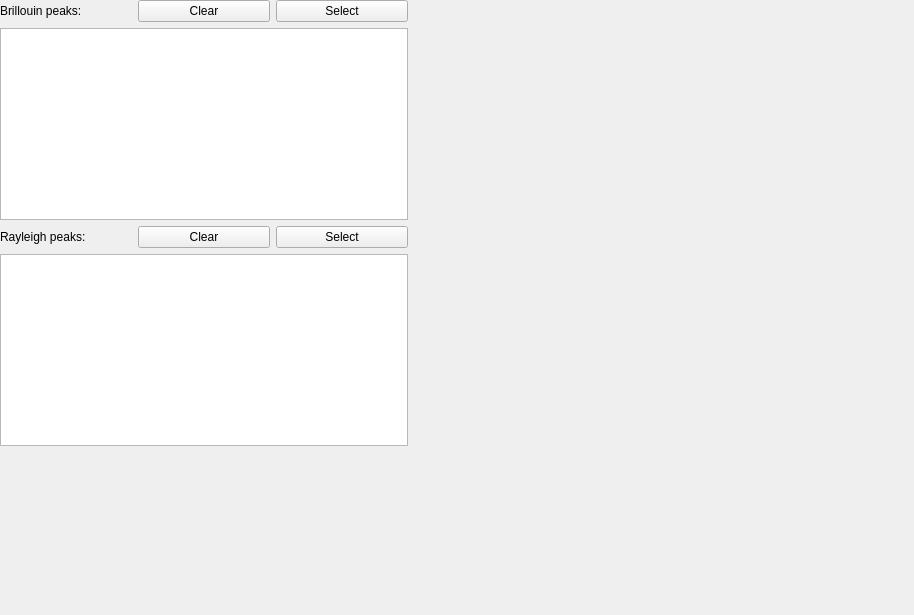
<?xml version="1.0" encoding="UTF-8"?>
<ui version="4.0">
 <class>peak_selection_view</class>
 <widget class="QWidget" name="peak_selection_view">
  <property name="geometry">
   <rect>
    <x>0</x>
    <y>0</y>
    <width>914</width>
    <height>615</height>
   </rect>
  </property>
  <property name="sizePolicy">
   <sizepolicy hsizetype="Preferred" vsizetype="Preferred">
    <horstretch>0</horstretch>
    <verstretch>0</verstretch>
   </sizepolicy>
  </property>
  <property name="windowTitle">
   <string>Form</string>
  </property>
  <layout class="QHBoxLayout" name="horizontalLayout_2">
   <property name="leftMargin">
    <number>0</number>
   </property>
   <property name="topMargin">
    <number>0</number>
   </property>
   <property name="rightMargin">
    <number>0</number>
   </property>
   <property name="bottomMargin">
    <number>0</number>
   </property>
   <item>
    <layout class="QHBoxLayout" name="horizontalLayout_5">
     <item>
      <layout class="QVBoxLayout" name="verticalLayout">
       <item>
        <widget class="QWidget" name="widget_Brillouin" native="true">
         <property name="sizePolicy">
          <sizepolicy hsizetype="Expanding" vsizetype="Preferred">
           <horstretch>0</horstretch>
           <verstretch>0</verstretch>
          </sizepolicy>
         </property>
         <property name="minimumSize">
          <size>
           <width>400</width>
           <height>0</height>
          </size>
         </property>
         <property name="maximumSize">
          <size>
           <width>700</width>
           <height>16777215</height>
          </size>
         </property>
         <layout class="QVBoxLayout" name="verticalLayout_2">
          <property name="leftMargin">
           <number>0</number>
          </property>
          <property name="topMargin">
           <number>0</number>
          </property>
          <property name="rightMargin">
           <number>0</number>
          </property>
          <property name="bottomMargin">
           <number>0</number>
          </property>
          <item>
           <layout class="QHBoxLayout" name="horizontalLayout_8">
            <item>
             <widget class="QLabel" name="label_Brillouin">
              <property name="text">
               <string>Brillouin peaks:</string>
              </property>
             </widget>
            </item>
            <item>
             <widget class="QPushButton" name="button_brillouin_clear">
              <property name="text">
               <string>Clear</string>
              </property>
             </widget>
            </item>
            <item>
             <widget class="QPushButton" name="button_brillouin_select_done">
              <property name="text">
               <string>Select</string>
              </property>
             </widget>
            </item>
           </layout>
          </item>
          <item>
           <widget class="QTableView" name="table_Brillouin_regions"/>
          </item>
         </layout>
        </widget>
       </item>
       <item>
        <widget class="QWidget" name="widget_Rayleigh" native="true">
         <property name="sizePolicy">
          <sizepolicy hsizetype="Expanding" vsizetype="Preferred">
           <horstretch>0</horstretch>
           <verstretch>0</verstretch>
          </sizepolicy>
         </property>
         <property name="minimumSize">
          <size>
           <width>400</width>
           <height>0</height>
          </size>
         </property>
         <property name="maximumSize">
          <size>
           <width>700</width>
           <height>16777215</height>
          </size>
         </property>
         <layout class="QVBoxLayout" name="verticalLayout_4">
          <property name="leftMargin">
           <number>0</number>
          </property>
          <property name="topMargin">
           <number>0</number>
          </property>
          <property name="rightMargin">
           <number>0</number>
          </property>
          <property name="bottomMargin">
           <number>0</number>
          </property>
          <item>
           <layout class="QHBoxLayout" name="horizontalLayout_6">
            <item>
             <widget class="QLabel" name="label_Rayleigh">
              <property name="text">
               <string>Rayleigh peaks:</string>
              </property>
             </widget>
            </item>
            <item>
             <widget class="QPushButton" name="button_rayleigh_clear">
              <property name="text">
               <string>Clear</string>
              </property>
             </widget>
            </item>
            <item>
             <widget class="QPushButton" name="button_rayleigh_select_done">
              <property name="text">
               <string>Select</string>
              </property>
             </widget>
            </item>
           </layout>
          </item>
          <item>
           <widget class="QTableView" name="table_Rayleigh_regions"/>
          </item>
         </layout>
        </widget>
       </item>
       <item>
        <spacer name="verticalSpacer">
         <property name="orientation">
          <enum>Qt::Vertical</enum>
         </property>
         <property name="sizeHint" stdset="0">
          <size>
           <width>20</width>
           <height>40</height>
          </size>
         </property>
        </spacer>
       </item>
      </layout>
     </item>
     <item>
      <widget class="QWidget" name="image_widget" native="true">
       <property name="sizePolicy">
        <sizepolicy hsizetype="Expanding" vsizetype="Expanding">
         <horstretch>0</horstretch>
         <verstretch>0</verstretch>
        </sizepolicy>
       </property>
       <property name="minimumSize">
        <size>
         <width>500</width>
         <height>500</height>
        </size>
       </property>
      </widget>
     </item>
    </layout>
   </item>
  </layout>
 </widget>
 <resources/>
 <connections/>
</ui>
